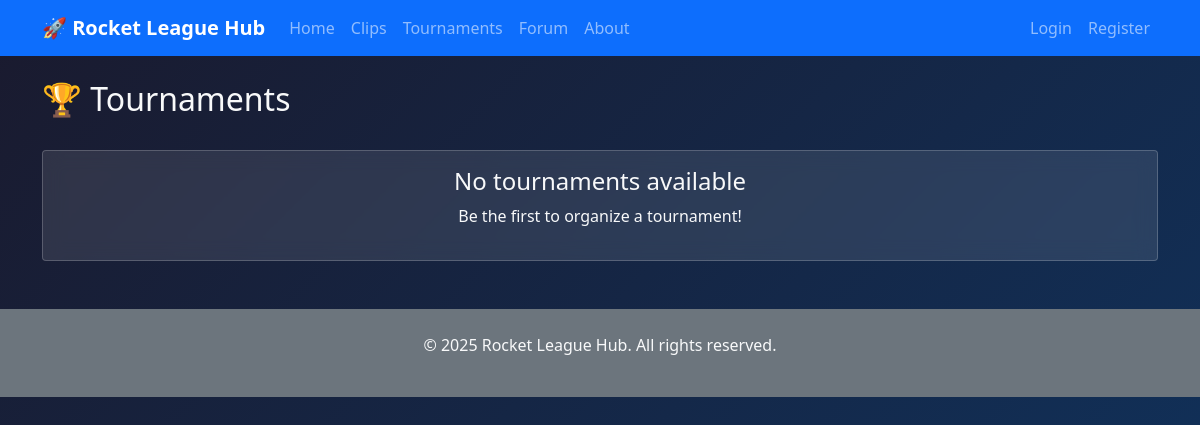
The app's page /tournaments/, older data.
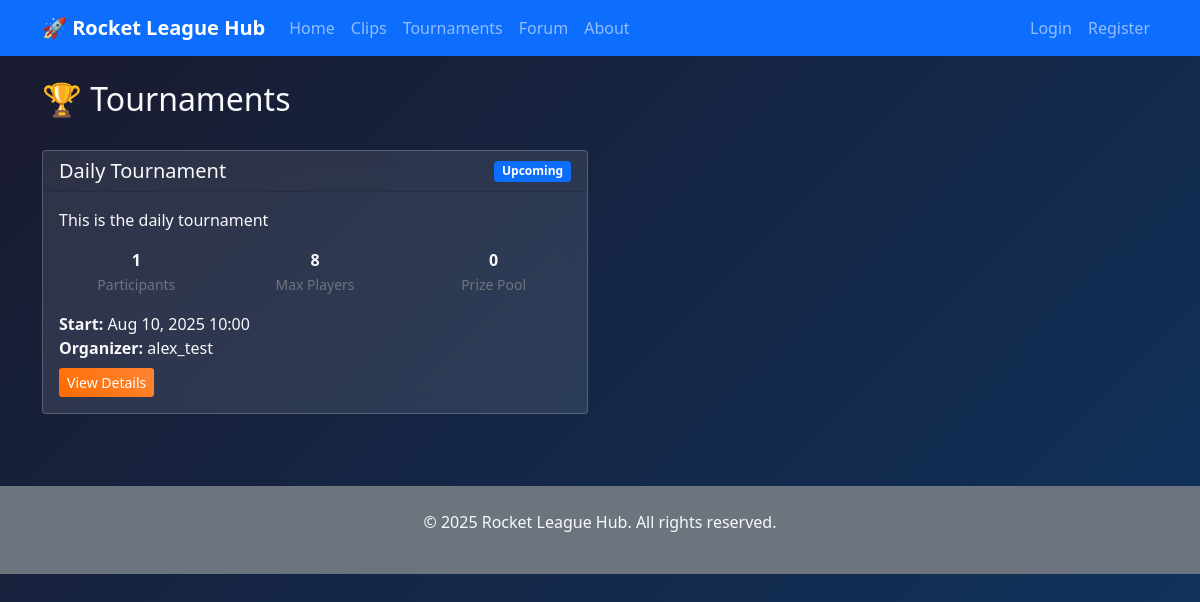
The same page, newer data.
### tournaments/models.py (models this page shows, shortened)
class Tournament(models.Model):
    STATUS_CHOICES = [
        ('upcoming', 'Upcoming'),
        ('ongoing', 'Ongoing'),
        ('completed', 'Completed'),
        ('cancelled', 'Cancelled'),
    ]
    name = models.CharField(max_length=200)
    description = models.TextField()
    organizer = models.ForeignKey(User, on_delete=models.CASCADE)
    max_participants = models.IntegerField(default=16)
    prize_pool = models.CharField(max_length=100, blank=True)
    start_date = models.DateTimeField()
    end_date = models.DateTimeField()
    status = models.CharField(max_length=20, choices=STATUS_CHOICES, default='upcoming')
    participants = models.ManyToManyField(User, related_name='tournaments', blank=True)
    created_at = models.DateTimeField(auto_now_add=True)
    class Meta:
        ordering = ['start_date']
    @property
    def participants_count(self):
        return self.participants.count()
    @property
    def is_full(self):
        return self.participants_count >= self.max_participants

### tournaments/views.py (the view)
# urls.py: path('', views.TournamentListView.as_view(), name='list'),
class TournamentListView(ListView):
    model = Tournament
    template_name = 'tournaments/list.html'
    context_object_name = 'tournaments'
    def get_queryset(self):
        return Tournament.objects.exclude(status='cancelled')

### templates/tournaments/list.html (shortened to what this page needs)
{% extends 'base.html' %}
{% block content %}
<div class="d-flex justify-content-between align-items-center mb-4">
    <h2>🏆 Tournaments</h2>
</div>
<div class="row">
    {% for tournament in tournaments %}
        <div class="col-md-6 mb-4">
            <div class="card tournament-card">
                <div class="card-header d-flex justify-content-between align-items-center">
                    <h5 class="mb-0">{{ tournament.name }}</h5>
                    <span class="badge bg-{% if tournament.status == 'upcoming' %}primary{% elif tournament.status == 'ongoing' %}warning{% else %}success{% endif %}">
                        {{ tournament.get_status_display }}
                    </span>
                </div>
                <div class="card-body">
                    <p class="card-text">{{ tournament.description|truncatewords:30 }}</p>
                    <div class="row text-center mb-3">
                        <div class="col-4">
                            <strong>{{ tournament.participants_count }}</strong><br>
                            <small class="text-muted">Participants</small>
                        </div>
                        <div class="col-4">
                            <strong>{{ tournament.max_participants }}</strong><br>
                            <small class="text-muted">Max Players</small>
                        </div>
                        <div class="col-4">
                            {% if tournament.prize_pool %}
                                <strong>{{ tournament.prize_pool }}</strong><br>
                                <small class="text-muted">Prize Pool</small>
                            {% else %}
                                <strong>Glory</strong><br>
                                <small class="text-muted">Prize</small>
                            {% endif %}
                        </div>
                    </div>
                    <p class="mb-2">
                        <strong>Start:</strong> {{ tournament.start_date|date:"M d, Y H:i" }}<br>
                        <strong>Organizer:</strong> {{ tournament.organizer.username }}
                    </p>
                    <div class="d-flex justify-content-between">
                        <a href="{% url 'tournaments:detail' tournament.pk %}" class="btn btn-primary btn-sm">View Details</a>
                    </div>
                </div>
            </div>
        </div>
    {% empty %}
        <div class="col-12">
            <div class="card">
                <div class="card-body text-center">
                    <h4>No tournaments available</h4>
                    <p>Be the first to organize a tournament!</p>
                </div>
            </div>
        </div>
    {% endfor %}
</div>
{% endblock %}

Row changes from the older to the newer data that the page shows:
added Tournament: name "Daily Tournament", status "Upcoming", description "This is the daily tournament", participants_count "1", max_participants "8", prize_pool "0", start_date "Aug 10, 2025 10:00", organizer.username "alex_test"
Text that changed along with them:
text no longer shown: "No tournaments available Be the first to organize a tournament!"
